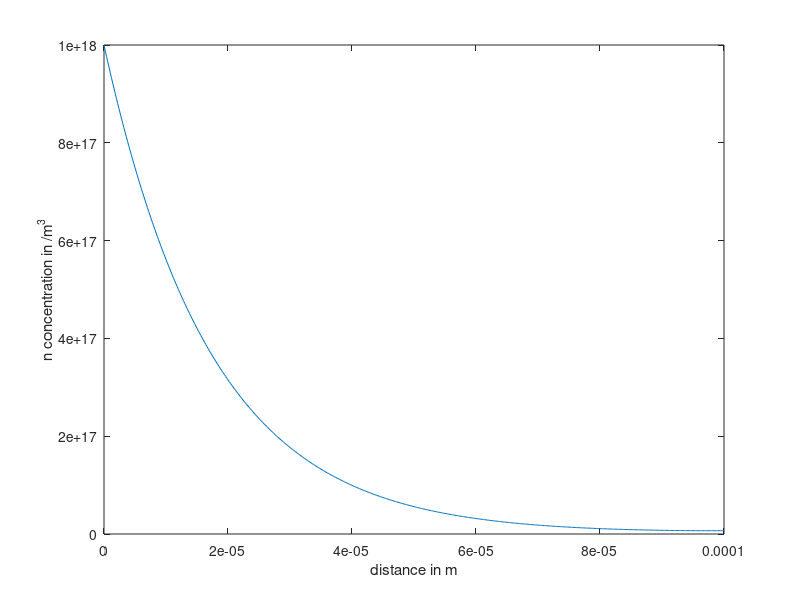

Reproduce this figure in MATLAB.

itr = 500;
distance= 100*10^-6;
h = distance/itr;
D = 30*10^-4;
t = 10^-7;
pt_a = 10^18;
pt_b = 0;
n_old = zeros(itr,1);
n_new = zeros(itr,1);
J = zeros(itr,itr);
B = zeros(itr,1);
del_B = zeros(itr,1);
x = zeros(itr,1);
F = zeros(itr,1);
dum = 0;
n_old(1) = pt_a;
n_new(1) = pt_a;
n_old(itr) = pt_b;
n_new(itr) = pt_b;
k =10
x(1) =  0;
x(itr) = h*itr;
for i = 2:itr-1
    x(i) = (i-1)*h;
    J(i,i-1)= 1;
    J(i,i)  = -1*(2 + h*h/(D*t));
    J(i,i+1)= 1;
end
J(1,1) = 1;
J(itr,itr) = -1*(1-(k*h/D));
%J(itr,itr) = 1;
J(itr,itr-1) = 1;
B(1) = pt_a;
n_old = (J^-1)*B


% figure(1)
% semilogy(x,n_old)
figure(3)
plot(x,n_old)
xlabel('distance in m')
ylabel('n concentration in /m^3')